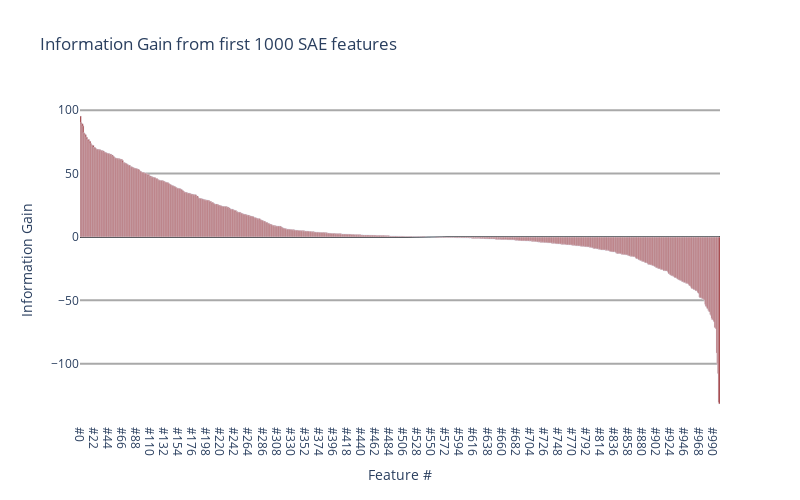

The notebook cell saved with this chart:
### Code cell
fig = go.Figure()
fig.add_trace(go.Bar(x=[f'#{i}' for i in range(1000)], y=sorted(information_gains_, reverse=True), marker_color='DarkRed', width=2))
fig.update_layout(title='Information Gain from first 1000 SAE features')
fig.update_layout(plot_bgcolor='white')
fig.update_xaxes(title_text='Feature #')
fig.update_yaxes(title_text='Information Gain')
fig.update_layout(width=800, height=500)
# y-axis grid lines
fig.update_yaxes(showgrid=True, gridwidth=2, gridcolor='DarkGray')
# show zero line
fig.update_yaxes(zeroline=True, zerolinewidth=2, zerolinecolor='Black')
fig.show()

### Figure 1 — Plotly figure (JSON) as saved in the notebook; plotly's stock layout.template omitted (floating-point values rounded to 4 significant figures; data arrays with more than 128 entries replaced by an {"elided": "..."} marker saying what was removed)
{"data": [{"marker": {"color": "DarkRed"}, "type": "bar", "width": 2, "x": {"elided": "1000 str values"}, "y": {"elided": "1000 float values"}}], "layout": {"height": 500, "plot_bgcolor": "white", "title": {"text": "Information Gain from first 1000 SAE features"}, "width": 800, "xaxis": {"title": {"text": "Feature #"}}, "yaxis": {"gridcolor": "DarkGray", "gridwidth": 2, "showgrid": true, "title": {"text": "Information Gain"}, "zeroline": true, "zerolinecolor": "Black", "zerolinewidth": 2}}}
